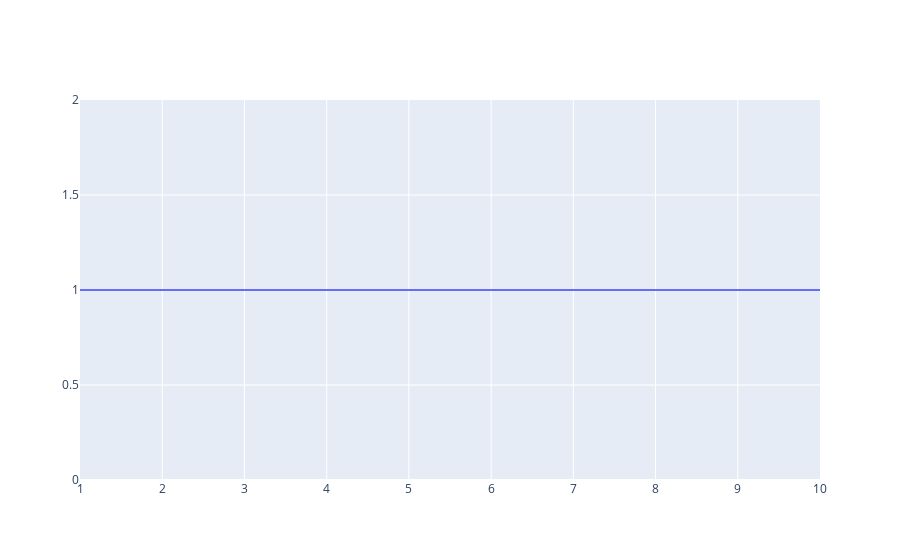
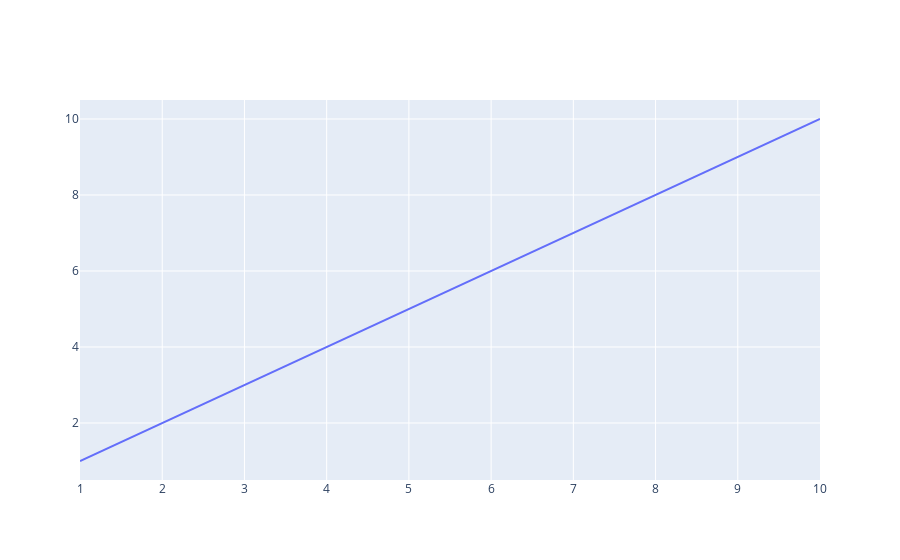
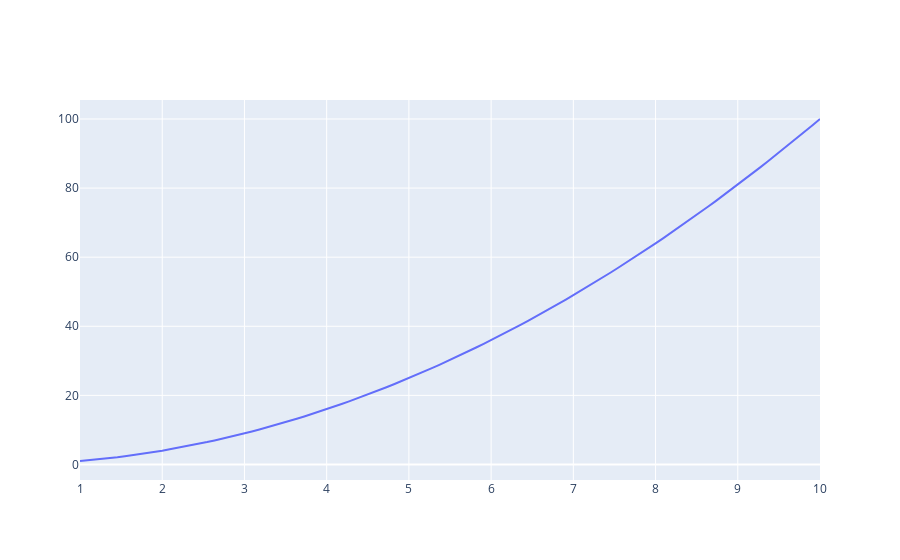
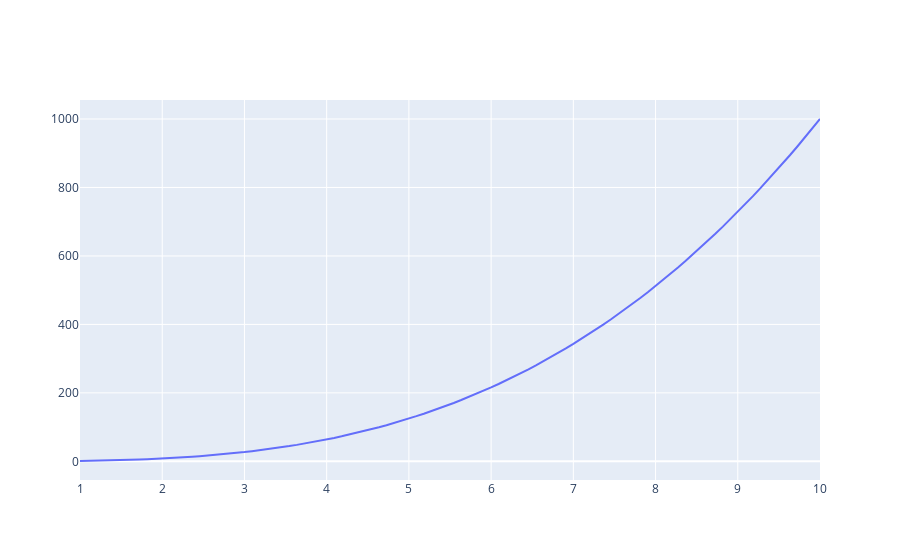

Notebook source saved alongside these figures, in order:
### Code cell
import plotly.graph_objects as go
import numpy as np


# Example array; replace 'a' with your actual data
a = np.linspace(1, 10, 100)

for i in range(10):
    clear_output(wait=True)  # Clear the previous output before showing the new figure
    fig = go.Figure()  # Create a new figure for each iteration
    fig.add_trace(go.Scatter(x=a, y=a**i, mode='lines', name=f'a^({i})'))  # Add a trace to the figure
    fig.show()  # Display the figure
    time.sleep(1)  # Wait for 1 second before clearing and showing the next figure
